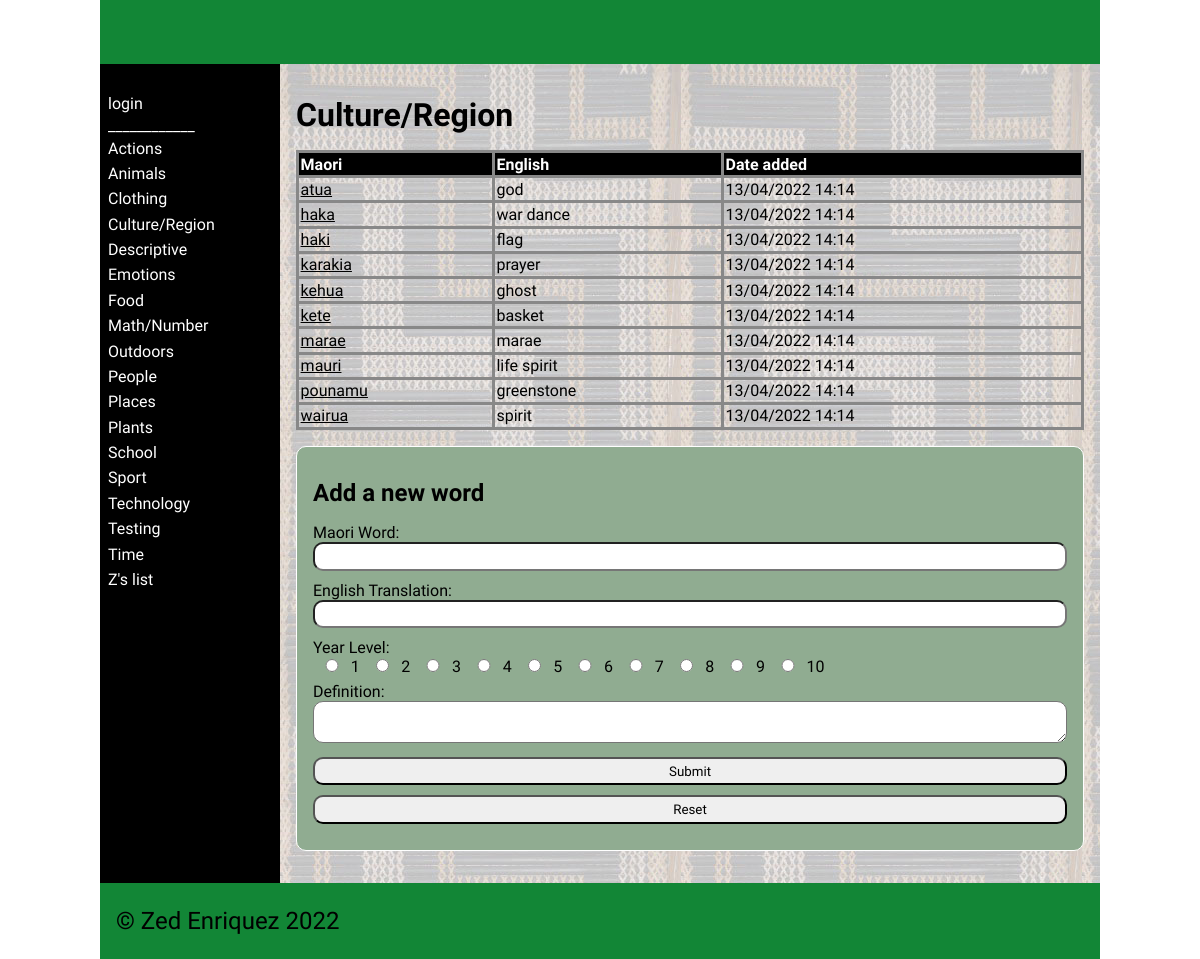
Page /category/4 on the committed database.
### tables this page shows
CREATE TABLE "categories"
(
	id integer
		constraint categories_pk
			primary key autoincrement,
	category_name varchar(30)
);

CREATE TABLE "dictionary"
(
    id         integer
        constraint dictionary_pk
            primary key autoincrement,
    Maori      varchar(30),
    English    varchar(30),
    cat_id     integer
        references categories
            on delete cascade,
    Definition varchar(80),
    Level      integer,
    Image      varchar(60),
    Date       datetime,
    User_id    integer
        constraint dictionary_users_id_fk
            references users
);

### app.py (the view, shortened to what this page needs)
@app.route('/category/<cat_id>', methods=["GET", "POST"])
def render_category_page(cat_id):
    return render_template('category.html', contents=dictionary_data(), categories_obtained=categories(),
                           cat_id=int(cat_id), logged_in=is_logged_in(),
                           teacher_perm=is_teacher())

### app.py (called while the page is built)
def create_connection(db_file):
    try:
        connection = sqlite3.connect(db_file)
        connection.execute('pragma foreign_keys=ON')
        return connection
    except Error as e:
        print(e)
    return None

def categories():
    query = "SELECT id, category_name FROM categories ORDER BY category_name ASC"
    con = create_connection(DATABASE)
    cur = con.cursor()
    cur.execute(query)
    category_list = cur.fetchall()
    con.close()
    return category_list

def dictionary_data():
    con = create_connection(DATABASE)
    query = "SELECT * FROM dictionary ORDER BY Maori ASC "
    cur = con.cursor()
    cur.execute(query,)
    contents = cur.fetchall()
    con.close()
    return contents

def is_logged_in():
    if session.get("email") is None:
        print("not logged in")
        return False
    else:
        print("logged in")
        return True

def is_teacher():
    if session.get("teacher") == 0:
        print("A teacher isn't logged in")
        return False
    else:
        print("A Teacher is logged in")
        return True

### templates/category.html (shortened to what this page needs)
{% extends "base.html" %}
{% block main %}
    {% for category in categories_obtained %}
        {% if category[0] == cat_id %}
            <table>
                <h1>{{ category[1] }}</h1>
                <tr>
                    <th>Maori</th>
                    <th>English</th>
                    <th>Date added</th>
                </tr>
                <tbody>
                    {% for content in contents %}
                        {% if content[3] == cat_id %}
                            <tr>
                                <td><a href="/word/{{ content[0] }}">{{ content[1] }}</a></td>
                                <td>{{ content[2] }}</td>
                                <td>{{ content[7] }}</td>
                            </tr>
                        {% endif %}
                    {% endfor %}
                </tbody>
            </table>
            {% if teacher_perm %}
                <form class="dataForm" method="POST">
                <h2>Add a new word </h2>
                    <div class = "form-group">
                        <div class="form-label">Maori Word:</div>
                        <div class="form-element"><input id="maori" name="maori" type="text" required
                        MAXLENGTH="30"></div>
                    </div>
                    <div class = "form-group">
                        <div class="form-label">English Translation:</div>
                        <div class="form-element"><input id="english" name="english" type="text" required
                        MAXLENGTH="30"></div>
                    </div>
                    <div class="form-element">
                        <div class="form-label">Year Level:</div>
                        {% for i in range(10) %}
                            <input value = "{{ i + 1 }}" name="level" type="radio" required><a>{{ i + 1 }} </a>
                        {% endfor %}
                    </div>
                    <div class = "form-group">
                        <div class="form-label">Definition:</div>
                        <div class="form-element"><textarea id="definition" name="definition" type="text" required></textarea></div>
                    </div>
                    <div class="button-group">
                        <input type="submit" value="Submit">
                        <input type="reset" value="Reset">
                    </div>
                </form>
            {% endif %}
        {% endif %}
    {% endfor %}
{% endblock %}

### templates/base.html (shortened to what this page needs)
<!doctype html>
<html lang="en">
<head>
	<link href="{{ url_for('static', filename='css/style.css') }}" rel="stylesheet">
</head>
<body>
	<div id="container">
		<header>
			<h1>{% block heading %}{% endblock %}</h1>
		</header>
		<nav>
			<ul>
				{% if logged_in %}
					<li><a href="/">ʕ•́ᴥ•̀ʔっ</a></li>
						{% if teacher_perm %}
						<li><a href="/add_category">Add a category</a></li>
						{% endif %}
                    <li><a href="/logout">Logout</a></li>
				{% else %}
                    <li><a href="/login">login</a></li>
                {% endif %}
			</ul>
			<a> ____________ </a>
			<ul>
				{% for category in categories_obtained %}
				<li><a href="/category/{{ category[0] }}">{{ category[1] }}</a></li>
				{% endfor %}}
			</ul>
		</nav>
		<main>
            {% block main%}{% endblock %}
        </main>
		<footer>
			<p>
				&copy; Zed Enriquez 2022
			</p>
		</footer>
	</div>
</body>
</html>

### static/css/style.css (style rules this page uses)
* { font-family: Comfortaa, sans-serif; margin: 0; padding: 0; box-sizing: border-box; }
#container { display: grid; grid-template-columns: 75px auto; grid-template-areas: 'nav header' 'main main' 'footer footer'; }
header { grid-area: header; background-color: #128636; padding: 1rem; }
nav { grid-area: nav; }
main { grid-area: main; padding: 1rem; background-color: #999; }
h1, h2, h3, h4 { padding: 1rem 0; font-family: Comfortaa, sans-serif; color: #000; }
p { padding: 0.5rem 0; }
a { color: #000; }
.dataForm { margin: 1rem 0; border: 1px solid #fff; padding: 1rem; background-color: #90ac91; border-radius: 10px; }
.dataForm input, textarea { width: 100%; border-radius: 10px; padding: 0.3rem; margin-bottom: 10px; }
.dataForm input[type='radio'] { width: 5%; }
table { width: 100%; border: 2px solid #666; border-collapse: collapse; }
th, td { border: 3px solid #888; padding: 0.1rem; text-align: left; }
th { background-color: #000; color: #fff; }
footer { grid-area: footer; padding: 1rem; background-color: #128636; }
footer p { color: #000; font-size: 1.5rem; }
@media only screen and (min-width: 768px) { #container { grid-template-columns: 180px auto; grid-template-areas: 'header header' 'nav main' 'footer footer'; } }
@media only screen and (min-width: 768px) { nav { background: linear-gradient(180deg, rgb(0 0 0) 0%, rgba(0, 0, 0, 1) 50%, rgb(0 0 0) 100%); padding: 0.5rem; } }
@media only screen and (min-width: 768px) { nav ul { list-style: none; } }
@media only screen and (min-width: 768px) { nav li { padding: 0.2rem 0; } }
@media only screen and (min-width: 768px) { nav a { color: #fff; text-decoration: none; } }
@media only screen and (min-width: 768px) { main { background-image: url('../images/poutama.jpg'); } }
@media only screen and (min-width: 1000px) { #container { width: 1000px; margin: auto; } }

### rows in the picture
categories: category_name "Actions"
categories: category_name "Animals"
categories: category_name "Clothing"
categories: category_name "Culture/Region", i "1" "2" "3" "4" "5" "6" "7" "8" "9" "10"
categories: category_name "Descriptive"
categories: category_name "Emotions"
categories: category_name "Food"
categories: category_name "Math/Number"
categories: category_name "Outdoors"
categories: category_name "People"
categories: category_name "Places"
categories: category_name "Plants"
categories: category_name "School"
categories: category_name "Sport"
categories: category_name "Technology"
categories: category_name "Testing"
categories: category_name "Time"
categories: category_name "Z's list"
dictionary: Maori "atua", English "god", Date "13/04/2022 14:14"
dictionary: Maori "haka", English "war dance", Date "13/04/2022 14:14"
dictionary: Maori "haki", English "flag", Date "13/04/2022 14:14"
dictionary: Maori "karakia", English "prayer", Date "13/04/2022 14:14"
dictionary: Maori "kehua", English "ghost", Date "13/04/2022 14:14"
dictionary: Maori "kete", English "basket", Date "13/04/2022 14:14"
dictionary: Maori "marae", English "marae", Date "13/04/2022 14:14"
dictionary: Maori "mauri", English "life spirit", Date "13/04/2022 14:14"
dictionary: Maori "pounamu", English "greenstone", Date "13/04/2022 14:14"
dictionary: Maori "wairua", English "spirit", Date "13/04/2022 14:14"
